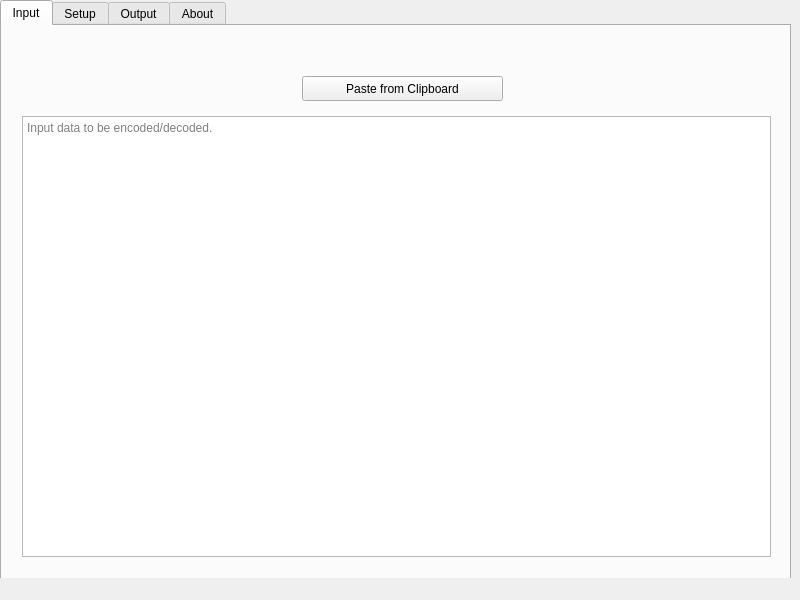
<?xml version="1.0" encoding="UTF-8"?>
<ui version="4.0">
 <author>Ninja Left</author>
 <class>MainWindow</class>
 <widget class="QMainWindow" name="MainWindow">
  <property name="windowModality">
   <enum>Qt::WindowModality::NonModal</enum>
  </property>
  <property name="enabled">
   <bool>true</bool>
  </property>
  <property name="geometry">
   <rect>
    <x>0</x>
    <y>0</y>
    <width>800</width>
    <height>600</height>
   </rect>
  </property>
  <property name="sizePolicy">
   <sizepolicy hsizetype="Fixed" vsizetype="Fixed">
    <horstretch>0</horstretch>
    <verstretch>0</verstretch>
   </sizepolicy>
  </property>
  <property name="minimumSize">
   <size>
    <width>800</width>
    <height>600</height>
   </size>
  </property>
  <property name="maximumSize">
   <size>
    <width>800</width>
    <height>600</height>
   </size>
  </property>
  <property name="mouseTracking">
   <bool>false</bool>
  </property>
  <property name="acceptDrops">
   <bool>false</bool>
  </property>
  <property name="windowTitle">
   <string>CRYPT GUI</string>
  </property>
  <property name="windowIcon">
   <iconset resource="resources.qrc">
    <normaloff>:/assets/icon.png</normaloff>:/assets/icon.png</iconset>
  </property>
  <property name="toolTip">
   <string/>
  </property>
  <property name="toolButtonStyle">
   <enum>Qt::ToolButtonStyle::ToolButtonTextBesideIcon</enum>
  </property>
  <property name="tabShape">
   <enum>QTabWidget::TabShape::Rounded</enum>
  </property>
  <property name="dockNestingEnabled">
   <bool>true</bool>
  </property>
  <property name="unifiedTitleAndToolBarOnMac">
   <bool>true</bool>
  </property>
  <widget class="QWidget" name="centralwidget">
   <property name="sizePolicy">
    <sizepolicy hsizetype="Fixed" vsizetype="Fixed">
     <horstretch>0</horstretch>
     <verstretch>0</verstretch>
    </sizepolicy>
   </property>
   <property name="minimumSize">
    <size>
     <width>800</width>
     <height>578</height>
    </size>
   </property>
   <property name="maximumSize">
    <size>
     <width>800</width>
     <height>578</height>
    </size>
   </property>
   <widget class="QTabWidget" name="tabWidget">
    <property name="enabled">
     <bool>true</bool>
    </property>
    <property name="geometry">
     <rect>
      <x>0</x>
      <y>0</y>
      <width>791</width>
      <height>581</height>
     </rect>
    </property>
    <property name="minimumSize">
     <size>
      <width>791</width>
      <height>581</height>
     </size>
    </property>
    <property name="maximumSize">
     <size>
      <width>791</width>
      <height>581</height>
     </size>
    </property>
    <property name="autoFillBackground">
     <bool>true</bool>
    </property>
    <property name="tabPosition">
     <enum>QTabWidget::TabPosition::North</enum>
    </property>
    <property name="tabShape">
     <enum>QTabWidget::TabShape::Rounded</enum>
    </property>
    <property name="currentIndex">
     <number>0</number>
    </property>
    <property name="documentMode">
     <bool>false</bool>
    </property>
    <property name="tabsClosable">
     <bool>false</bool>
    </property>
    <property name="movable">
     <bool>true</bool>
    </property>
    <property name="tabBarAutoHide">
     <bool>true</bool>
    </property>
    <widget class="QWidget" name="inputTab">
     <property name="minimumSize">
      <size>
       <width>787</width>
       <height>550</height>
      </size>
     </property>
     <property name="maximumSize">
      <size>
       <width>787</width>
       <height>550</height>
      </size>
     </property>
     <property name="accessibleName">
      <string>&amp;Input</string>
     </property>
     <attribute name="icon">
      <iconset resource="resources.qrc">
       <normaloff>:/assets/Login.png</normaloff>:/assets/Login.png</iconset>
     </attribute>
     <attribute name="title">
      <string>Input</string>
     </attribute>
     <widget class="QWidget" name="verticalLayoutWidget">
      <property name="geometry">
       <rect>
        <x>20</x>
        <y>90</y>
        <width>751</width>
        <height>441</height>
       </rect>
      </property>
      <layout class="QVBoxLayout" name="verticalLayout">
       <item>
        <widget class="QPlainTextEdit" name="inputText">
         <property name="minimumSize">
          <size>
           <width>749</width>
           <height>439</height>
          </size>
         </property>
         <property name="maximumSize">
          <size>
           <width>749</width>
           <height>449</height>
          </size>
         </property>
         <property name="backgroundVisible">
          <bool>false</bool>
         </property>
         <property name="placeholderText">
          <string>Input data to be encoded/decoded.</string>
         </property>
        </widget>
       </item>
      </layout>
     </widget>
     <widget class="QPushButton" name="btnPaste">
      <property name="geometry">
       <rect>
        <x>300</x>
        <y>50</y>
        <width>201</width>
        <height>25</height>
       </rect>
      </property>
      <property name="minimumSize">
       <size>
        <width>201</width>
        <height>25</height>
       </size>
      </property>
      <property name="maximumSize">
       <size>
        <width>201</width>
        <height>25</height>
       </size>
      </property>
      <property name="text">
       <string>Paste from Clipboard</string>
      </property>
      <property name="icon">
       <iconset theme="QIcon::ThemeIcon::EditPaste">
        <normaloff>../../../../../.designer/backup</normaloff>../../../../../.designer/backup</iconset>
      </property>
     </widget>
    </widget>
    <widget class="QWidget" name="setupTab">
     <property name="minimumSize">
      <size>
       <width>787</width>
       <height>550</height>
      </size>
     </property>
     <property name="maximumSize">
      <size>
       <width>787</width>
       <height>550</height>
      </size>
     </property>
     <attribute name="icon">
      <iconset resource="resources.qrc">
       <normaloff>:/assets/Configure.png</normaloff>:/assets/Configure.png</iconset>
     </attribute>
     <attribute name="title">
      <string>Setup</string>
     </attribute>
     <widget class="QPushButton" name="btnEncode">
      <property name="enabled">
       <bool>false</bool>
      </property>
      <property name="geometry">
       <rect>
        <x>650</x>
        <y>510</y>
        <width>121</width>
        <height>25</height>
       </rect>
      </property>
      <property name="minimumSize">
       <size>
        <width>121</width>
        <height>25</height>
       </size>
      </property>
      <property name="maximumSize">
       <size>
        <width>121</width>
        <height>25</height>
       </size>
      </property>
      <property name="text">
       <string>Encode/Encrypt</string>
      </property>
      <property name="icon">
       <iconset resource="resources.qrc">
        <normaloff>:/assets/Locked.png</normaloff>:/assets/Locked.png</iconset>
      </property>
     </widget>
     <widget class="QPushButton" name="btnDecode">
      <property name="enabled">
       <bool>false</bool>
      </property>
      <property name="geometry">
       <rect>
        <x>520</x>
        <y>510</y>
        <width>121</width>
        <height>25</height>
       </rect>
      </property>
      <property name="minimumSize">
       <size>
        <width>121</width>
        <height>25</height>
       </size>
      </property>
      <property name="maximumSize">
       <size>
        <width>121</width>
        <height>25</height>
       </size>
      </property>
      <property name="text">
       <string>Decode/Decrypt</string>
      </property>
      <property name="icon">
       <iconset resource="resources.qrc">
        <normaloff>:/assets/Unlocked.png</normaloff>:/assets/Unlocked.png</iconset>
      </property>
     </widget>
     <widget class="QComboBox" name="operationMode">
      <property name="geometry">
       <rect>
        <x>290</x>
        <y>50</y>
        <width>231</width>
        <height>25</height>
       </rect>
      </property>
      <property name="minimumSize">
       <size>
        <width>231</width>
        <height>25</height>
       </size>
      </property>
      <property name="maximumSize">
       <size>
        <width>231</width>
        <height>25</height>
       </size>
      </property>
      <property name="currentText">
       <string>None</string>
      </property>
      <property name="currentIndex">
       <number>0</number>
      </property>
      <property name="placeholderText">
       <string>No Operation Chosen</string>
      </property>
      <item>
       <property name="text">
        <string>None</string>
       </property>
      </item>
      <item>
       <property name="text">
        <string>Base16</string>
       </property>
      </item>
      <item>
       <property name="text">
        <string>Base32</string>
       </property>
      </item>
      <item>
       <property name="text">
        <string>Base85</string>
       </property>
      </item>
      <item>
       <property name="text">
        <string>Base64</string>
       </property>
      </item>
      <item>
       <property name="text">
        <string>Caesar Cipher</string>
       </property>
      </item>
      <item>
       <property name="text">
        <string>Morse Code</string>
       </property>
      </item>
      <item>
       <property name="text">
        <string>Baconian Cipher</string>
       </property>
      </item>
      <item>
       <property name="text">
        <string>Vigenere Cipher</string>
       </property>
      </item>
      <item>
       <property name="text">
        <string>MD5</string>
       </property>
      </item>
      <item>
       <property name="text">
        <string>MD5 CRYPT</string>
       </property>
      </item>
      <item>
       <property name="text">
        <string>SHA256</string>
       </property>
      </item>
      <item>
       <property name="text">
        <string>SHA256 CRYPT</string>
       </property>
      </item>
      <item>
       <property name="text">
        <string>SHA512</string>
       </property>
      </item>
      <item>
       <property name="text">
        <string>SHA512 CRYPT</string>
       </property>
      </item>
      <item>
       <property name="text">
        <string>bCrypt</string>
       </property>
      </item>
      <item>
       <property name="text">
        <string>Argon2</string>
       </property>
      </item>
      <item>
       <property name="text">
        <string>NT Hash</string>
       </property>
      </item>
      <item>
       <property name="text">
        <string>PBKDF2 SHA256</string>
       </property>
      </item>
      <item>
       <property name="text">
        <string>PBKDF2 SHA512</string>
       </property>
      </item>
     </widget>
     <widget class="QLabel" name="label">
      <property name="geometry">
       <rect>
        <x>340</x>
        <y>10</y>
        <width>131</width>
        <height>31</height>
       </rect>
      </property>
      <property name="minimumSize">
       <size>
        <width>131</width>
        <height>17</height>
       </size>
      </property>
      <property name="font">
       <font>
        <pointsize>16</pointsize>
       </font>
      </property>
      <property name="text">
       <string>Operation</string>
      </property>
      <property name="textInteractionFlags">
       <set>Qt::TextInteractionFlag::NoTextInteraction</set>
      </property>
     </widget>
     <widget class="QPushButton" name="btnBruteForce">
      <property name="enabled">
       <bool>false</bool>
      </property>
      <property name="geometry">
       <rect>
        <x>390</x>
        <y>510</y>
        <width>121</width>
        <height>25</height>
       </rect>
      </property>
      <property name="minimumSize">
       <size>
        <width>121</width>
        <height>25</height>
       </size>
      </property>
      <property name="maximumSize">
       <size>
        <width>121</width>
        <height>25</height>
       </size>
      </property>
      <property name="text">
       <string>Brute Force</string>
      </property>
      <property name="icon">
       <iconset resource="resources.qrc">
        <normaloff>:/assets/Crack.png</normaloff>:/assets/Crack.png</iconset>
      </property>
      <property name="autoDefault">
       <bool>false</bool>
      </property>
      <property name="flat">
       <bool>false</bool>
      </property>
     </widget>
     <widget class="QWidget" name="gridLayoutWidget">
      <property name="geometry">
       <rect>
        <x>20</x>
        <y>90</y>
        <width>751</width>
        <height>401</height>
       </rect>
      </property>
      <layout class="QGridLayout" name="gridLayout">
       <item row="2" column="1">
        <spacer name="verticalSpacer">
         <property name="orientation">
          <enum>Qt::Orientation::Vertical</enum>
         </property>
         <property name="sizeHint" stdset="0">
          <size>
           <width>20</width>
           <height>40</height>
          </size>
         </property>
        </spacer>
       </item>
       <item row="0" column="1">
        <widget class="QLineEdit" name="inputAlphabet">
         <property name="enabled">
          <bool>false</bool>
         </property>
         <property name="toolTip">
          <string>ABC...</string>
         </property>
         <property name="whatsThis">
          <string>Alphabet to be used.</string>
         </property>
         <property name="accessibleName">
          <string>Alphabet</string>
         </property>
         <property name="accessibleDescription">
          <string>Alphabet to be used.</string>
         </property>
         <property name="inputMask">
          <string/>
         </property>
         <property name="text">
          <string/>
         </property>
         <property name="frame">
          <bool>true</bool>
         </property>
         <property name="alignment">
          <set>Qt::AlignmentFlag::AlignLeading|Qt::AlignmentFlag::AlignLeft|Qt::AlignmentFlag::AlignVCenter</set>
         </property>
         <property name="placeholderText">
          <string>Alphabet to be used.</string>
         </property>
        </widget>
       </item>
       <item row="6" column="0">
        <widget class="QLabel" name="label_7">
         <property name="toolTip">
          <string>Keywords: SALT, INPUT | &quot;SALT+INPUT&quot; means there would be a plus sign between salt and input before hashing.</string>
         </property>
         <property name="whatsThis">
          <string>How to use the salt before hashing.</string>
         </property>
         <property name="accessibleName">
          <string>Salt Pattern</string>
         </property>
         <property name="accessibleDescription">
          <string>How to use the salt before hashing.</string>
         </property>
         <property name="text">
          <string>Salt Pattern</string>
         </property>
        </widget>
       </item>
       <item row="5" column="1">
        <widget class="QLineEdit" name="inputSalt">
         <property name="enabled">
          <bool>false</bool>
         </property>
         <property name="toolTip">
          <string>It is optional.</string>
         </property>
         <property name="whatsThis">
          <string>Salt to be used with the input.</string>
         </property>
         <property name="accessibleName">
          <string>Salt</string>
         </property>
         <property name="accessibleDescription">
          <string>Salt to be used with the input.</string>
         </property>
         <property name="placeholderText">
          <string>A salt for the hash; Could be left empty.</string>
         </property>
        </widget>
       </item>
       <item row="6" column="1">
        <widget class="QLineEdit" name="inputSaltPattern">
         <property name="enabled">
          <bool>false</bool>
         </property>
         <property name="toolTip">
          <string>Keywords: SALT, INPUT | &quot;SALT+INPUT&quot; means there would be a plus sign between salt and input before hashing.</string>
         </property>
         <property name="whatsThis">
          <string>How to use the salt before hashing.</string>
         </property>
         <property name="accessibleName">
          <string>Salt Pattern</string>
         </property>
         <property name="accessibleDescription">
          <string>How to use the salt before hashing.</string>
         </property>
         <property name="text">
          <string/>
         </property>
         <property name="placeholderText">
          <string>How to use the salt before hashing. Default is SALT+INPUT</string>
         </property>
        </widget>
       </item>
       <item row="5" column="0">
        <widget class="QLabel" name="label_6">
         <property name="toolTip">
          <string>It is optional.</string>
         </property>
         <property name="whatsThis">
          <string>Salt to be used with the input.</string>
         </property>
         <property name="accessibleName">
          <string>Salt</string>
         </property>
         <property name="text">
          <string>Salt</string>
         </property>
         <property name="alignment">
          <set>Qt::AlignmentFlag::AlignCenter</set>
         </property>
        </widget>
       </item>
       <item row="1" column="1">
        <widget class="QLineEdit" name="inputKey">
         <property name="enabled">
          <bool>false</bool>
         </property>
         <property name="toolTip">
          <string>Usually a number, word(s), or a set of chatacters</string>
         </property>
         <property name="whatsThis">
          <string>Key to be used for Encryption/Decryption.</string>
         </property>
         <property name="accessibleName">
          <string>Key</string>
         </property>
         <property name="accessibleDescription">
          <string>Key to be used for Encryption/Decryption.</string>
         </property>
         <property name="layoutDirection">
          <enum>Qt::LayoutDirection::LeftToRight</enum>
         </property>
         <property name="placeholderText">
          <string>Key to be used for Encryption/Decryption.</string>
         </property>
        </widget>
       </item>
       <item row="1" column="0">
        <widget class="QLabel" name="label_5">
         <property name="toolTip">
          <string>Key to be used for Encryption/Decryption.</string>
         </property>
         <property name="whatsThis">
          <string>Key to be used for Encryption/Decryption.</string>
         </property>
         <property name="accessibleName">
          <string>Key</string>
         </property>
         <property name="accessibleDescription">
          <string>Key to be used for Encryption/Decryption.</string>
         </property>
         <property name="text">
          <string>Key</string>
         </property>
         <property name="alignment">
          <set>Qt::AlignmentFlag::AlignCenter</set>
         </property>
        </widget>
       </item>
       <item row="4" column="1">
        <widget class="QLineEdit" name="inputPlainText">
         <property name="enabled">
          <bool>false</bool>
         </property>
         <property name="toolTip">
          <string>Plain text of hashed input for verification.</string>
         </property>
         <property name="whatsThis">
          <string>Plain text of hashed input for verification.</string>
         </property>
         <property name="accessibleName">
          <string>Plain Text</string>
         </property>
         <property name="accessibleDescription">
          <string>Plain text of hashed input for verification.</string>
         </property>
         <property name="placeholderText">
          <string>For verification</string>
         </property>
        </widget>
       </item>
       <item row="4" column="0">
        <widget class="QLabel" name="label_8">
         <property name="text">
          <string>Plain Text</string>
         </property>
         <property name="alignment">
          <set>Qt::AlignmentFlag::AlignCenter</set>
         </property>
        </widget>
       </item>
       <item row="0" column="0">
        <widget class="QLabel" name="label_4">
         <property name="toolTip">
          <string>Alphabet to be used.</string>
         </property>
         <property name="whatsThis">
          <string>Alphabet to be used.</string>
         </property>
         <property name="accessibleName">
          <string>Alphabet</string>
         </property>
         <property name="accessibleDescription">
          <string>Alphabet to be used.</string>
         </property>
         <property name="text">
          <string>Alphabet</string>
         </property>
         <property name="textFormat">
          <enum>Qt::TextFormat::PlainText</enum>
         </property>
         <property name="alignment">
          <set>Qt::AlignmentFlag::AlignCenter</set>
         </property>
        </widget>
       </item>
       <item row="3" column="0">
        <widget class="QLabel" name="label_9">
         <property name="text">
          <string>Rounds</string>
         </property>
         <property name="alignment">
          <set>Qt::AlignmentFlag::AlignCenter</set>
         </property>
        </widget>
       </item>
       <item row="3" column="1">
        <widget class="QLineEdit" name="inputRounds">
         <property name="enabled">
          <bool>false</bool>
         </property>
         <property name="toolTip">
          <string>A number; The default changes based on selected operation.</string>
         </property>
         <property name="whatsThis">
          <string>Hash rounds</string>
         </property>
         <property name="accessibleName">
          <string>Rounds</string>
         </property>
         <property name="accessibleDescription">
          <string>A number; The default changes based on selected operation.</string>
         </property>
         <property name="placeholderText">
          <string>For bCrypt, Argon2, &amp; PBKDF2</string>
         </property>
        </widget>
       </item>
      </layout>
     </widget>
    </widget>
    <widget class="QWidget" name="outputTab">
     <property name="minimumSize">
      <size>
       <width>787</width>
       <height>550</height>
      </size>
     </property>
     <property name="maximumSize">
      <size>
       <width>787</width>
       <height>550</height>
      </size>
     </property>
     <attribute name="icon">
      <iconset resource="resources.qrc">
       <normaloff>:/assets/Logout.png</normaloff>:/assets/Logout.png</iconset>
     </attribute>
     <attribute name="title">
      <string>Output</string>
     </attribute>
     <widget class="QWidget" name="verticalLayoutWidget_2">
      <property name="geometry">
       <rect>
        <x>20</x>
        <y>90</y>
        <width>751</width>
        <height>441</height>
       </rect>
      </property>
      <layout class="QVBoxLayout" name="verticalLayout_2">
       <item>
        <widget class="QPlainTextEdit" name="outputText">
         <property name="minimumSize">
          <size>
           <width>749</width>
           <height>439</height>
          </size>
         </property>
         <property name="maximumSize">
          <size>
           <width>749</width>
           <height>439</height>
          </size>
         </property>
         <property name="focusPolicy">
          <enum>Qt::FocusPolicy::NoFocus</enum>
         </property>
         <property name="verticalScrollBarPolicy">
          <enum>Qt::ScrollBarPolicy::ScrollBarAsNeeded</enum>
         </property>
         <property name="undoRedoEnabled">
          <bool>false</bool>
         </property>
         <property name="plainText">
          <string/>
         </property>
         <property name="textInteractionFlags">
          <set>Qt::TextInteractionFlag::NoTextInteraction</set>
         </property>
         <property name="backgroundVisible">
          <bool>false</bool>
         </property>
         <property name="placeholderText">
          <string>Decoded/Encoded data would be displayed here.</string>
         </property>
        </widget>
       </item>
      </layout>
     </widget>
     <widget class="QPushButton" name="btnCopy">
      <property name="geometry">
       <rect>
        <x>300</x>
        <y>50</y>
        <width>201</width>
        <height>25</height>
       </rect>
      </property>
      <property name="minimumSize">
       <size>
        <width>201</width>
        <height>25</height>
       </size>
      </property>
      <property name="maximumSize">
       <size>
        <width>201</width>
        <height>25</height>
       </size>
      </property>
      <property name="text">
       <string>Copy to Clipboard</string>
      </property>
      <property name="icon">
       <iconset theme="QIcon::ThemeIcon::EditCopy">
        <normaloff>../../../../../.designer/backup</normaloff>../../../../../.designer/backup</iconset>
      </property>
      <property name="shortcut">
       <string>Ctrl+Shift+C</string>
      </property>
      <property name="default">
       <bool>false</bool>
      </property>
      <property name="flat">
       <bool>false</bool>
      </property>
     </widget>
    </widget>
    <widget class="QWidget" name="aboutTab">
     <attribute name="icon">
      <iconset resource="resources.qrc">
       <normaloff>:/assets/icon.png</normaloff>:/assets/icon.png</iconset>
     </attribute>
     <attribute name="title">
      <string>About</string>
     </attribute>
     <widget class="QWidget" name="verticalLayoutWidget_3">
      <property name="geometry">
       <rect>
        <x>20</x>
        <y>10</y>
        <width>751</width>
        <height>521</height>
       </rect>
      </property>
      <layout class="QVBoxLayout" name="verticalLayout_3">
       <item>
        <widget class="QLabel" name="label_2">
         <property name="font">
          <font>
           <pointsize>26</pointsize>
          </font>
         </property>
         <property name="text">
          <string>CRYPT GUI</string>
         </property>
         <property name="alignment">
          <set>Qt::AlignmentFlag::AlignHCenter|Qt::AlignmentFlag::AlignTop</set>
         </property>
        </widget>
       </item>
       <item>
        <widget class="QLabel" name="label_3">
         <property name="text">
          <string>Licenses</string>
         </property>
         <property name="alignment">
          <set>Qt::AlignmentFlag::AlignCenter</set>
         </property>
        </widget>
       </item>
       <item>
        <widget class="QTextBrowser" name="textBrowser">
         <property name="documentTitle">
          <string>GNU General Public License v3.0</string>
         </property>
         <property name="html">
          <string>&lt;!DOCTYPE HTML PUBLIC &quot;-//W3C//DTD HTML 4.0//EN&quot; &quot;http://www.w3.org/TR/REC-html40/strict.dtd&quot;&gt;
&lt;html&gt;&lt;head&gt;&lt;meta name=&quot;qrichtext&quot; content=&quot;1&quot; /&gt;&lt;meta charset=&quot;utf-8&quot; /&gt;&lt;title&gt;GNU General Public License v3.0&lt;/title&gt;&lt;style type=&quot;text/css&quot;&gt;
p, li { white-space: pre-wrap; }
hr { height: 1px; border-width: 0; }
li.unchecked::marker { content: &quot;\2610&quot;; }
li.checked::marker { content: &quot;\2612&quot;; }
&lt;/style&gt;&lt;/head&gt;&lt;body style=&quot; font-family:'Sans Serif'; font-size:9pt; font-weight:400; font-style:normal;&quot;&gt;
&lt;p style=&quot; margin-top:1px; margin-bottom:1px; margin-left:0px; margin-right:0px; -qt-block-indent:0; text-indent:0px;&quot;&gt;CRYPT GUI, A Collection of tools, is licensed under GPL v3.0 Copyright (c) 2024 Ninja Left&lt;/p&gt;
&lt;p style=&quot; margin-top:1px; margin-bottom:1px; margin-left:0px; margin-right:0px; -qt-block-indent:0; text-indent:0px;&quot;&gt;CRYPT was built using Python 3.11, Qt Designer &amp;amp; Pyside6.&lt;/p&gt;
&lt;p style=&quot; margin-top:1px; margin-bottom:1px; margin-left:0px; margin-right:0px; -qt-block-indent:0; text-indent:0px;&quot;&gt;Some functions used in this software are from &lt;a href=&quot;https://github.com/TheAlgorithms/Python&quot;&gt;&lt;span style=&quot; text-decoration: underline; color:#b85b6a;&quot;&gt;This Repository&lt;/span&gt;&lt;/a&gt;&lt;/p&gt;
&lt;p style=&quot; margin-top:1px; margin-bottom:1px; margin-left:0px; margin-right:0px; -qt-block-indent:0; text-indent:0px;&quot;&gt;&lt;span style=&quot; color:#ffffff;&quot;&gt;and are licensed under MIT Copyright (c) 2016-2024 TheAlgorithms and contributors.&lt;/span&gt;&lt;/p&gt;
&lt;p style=&quot;-qt-paragraph-type:empty; margin-top:1px; margin-bottom:1px; margin-left:0px; margin-right:0px; -qt-block-indent:0; text-indent:0px;&quot;&gt;&lt;br /&gt;&lt;/p&gt;
&lt;p style=&quot; margin-top:1px; margin-bottom:1px; margin-left:0px; margin-right:0px; -qt-block-indent:0; text-indent:0px;&quot;&gt;&lt;span style=&quot; font-family:'monospace'; color:#ffffff;&quot;&gt;Icons:&lt;/span&gt;&lt;/p&gt;
&lt;p style=&quot; margin-top:1px; margin-bottom:1px; margin-left:0px; margin-right:0px; -qt-block-indent:0; text-indent:0px;&quot;&gt;&lt;a href=&quot;https://www.flaticon.com/free-icon/configuration_9780271&quot;&gt;&lt;span style=&quot; text-decoration: underline; color:#b85b6a;&quot;&gt;Configure icon by afif fudin - Flaticon&lt;/span&gt;&lt;/a&gt;&lt;/p&gt;
&lt;p style=&quot; margin-top:1px; margin-bottom:1px; margin-left:0px; margin-right:0px; -qt-block-indent:0; text-indent:0px;&quot;&gt;&lt;a href=&quot;https://www.flaticon.com/free-icon/login_5729989&quot;&gt;&lt;span style=&quot; text-decoration: underline; color:#b85b6a;&quot;&gt;Login icon by FR_Media - Flaticon&lt;/span&gt;&lt;/a&gt;&lt;/p&gt;
&lt;p style=&quot; margin-top:1px; margin-bottom:1px; margin-left:0px; margin-right:0px; -qt-block-indent:0; text-indent:0px;&quot;&gt;&lt;a href=&quot;https://www.flaticon.com/free-icon/logout_5729988&quot;&gt;&lt;span style=&quot; text-decoration: underline; color:#b85b6a;&quot;&gt;Logout icon by FR_Media - Flaticon&lt;/span&gt;&lt;/a&gt;&lt;/p&gt;
&lt;p style=&quot; margin-top:1px; margin-bottom:1px; margin-left:0px; margin-right:0px; -qt-block-indent:0; text-indent:0px;&quot;&gt;&lt;a href=&quot;https://www.flaticon.com/free-icon/lock_2549910&quot;&gt;&lt;span style=&quot; text-decoration: underline; color:#b85b6a;&quot;&gt;Locked icon by Aswell Studio - Flaticon&lt;/span&gt;&lt;/a&gt;&lt;/p&gt;
&lt;p style=&quot; margin-top:1px; margin-bottom:1px; margin-left:0px; margin-right:0px; -qt-block-indent:0; text-indent:0px;&quot;&gt;&lt;a href=&quot;https://www.flaticon.com/free-icon/unlock_2549951&quot;&gt;&lt;span style=&quot; text-decoration: underline; color:#b85b6a;&quot;&gt;Unlocked icon by Aswell Studio - Flaticon&lt;/span&gt;&lt;/a&gt;&lt;/p&gt;
&lt;p style=&quot; margin-top:1px; margin-bottom:1px; margin-left:0px; margin-right:0px; -qt-block-indent:0; text-indent:0px;&quot;&gt;&lt;a href=&quot;https://www.flaticon.com/free-icon/unsecure_5690981&quot;&gt;&lt;span style=&quot; text-decoration: underline; color:#b85b6a;&quot;&gt;Unsecure icon by juicy_fish - Flaticon&lt;/span&gt;&lt;/a&gt;&lt;/p&gt;
&lt;p style=&quot; margin-top:1px; margin-bottom:1px; margin-left:0px; margin-right:0px; -qt-block-indent:0; text-indent:0px;&quot;&gt;&lt;a href=&quot;https://www.flaticon.com/free-icon/search_1828057&quot;&gt;&lt;span style=&quot; text-decoration: underline; color:#b85b6a;&quot;&gt;Search icon by Pixel Perfect - Flaticon&lt;/span&gt;&lt;/a&gt;&lt;/p&gt;&lt;/body&gt;&lt;/html&gt;</string>
         </property>
         <property name="openLinks">
          <bool>false</bool>
         </property>
        </widget>
       </item>
      </layout>
     </widget>
    </widget>
   </widget>
  </widget>
  <action name="actionCopy">
   <property name="icon">
    <iconset theme="QIcon::ThemeIcon::EditCopy">
     <normaloff>../../../../../.designer/backup</normaloff>../../../../../.designer/backup</iconset>
   </property>
   <property name="text">
    <string>Copy</string>
   </property>
   <property name="shortcut">
    <string>Ctrl+Shift+C</string>
   </property>
   <property name="menuRole">
    <enum>QAction::MenuRole::NoRole</enum>
   </property>
  </action>
  <action name="actionPaste">
   <property name="icon">
    <iconset theme="QIcon::ThemeIcon::EditPaste">
     <normaloff>../../../../../.designer/backup</normaloff>../../../../../.designer/backup</iconset>
   </property>
   <property name="text">
    <string>Paste</string>
   </property>
   <property name="shortcut">
    <string>Ctrl+Shift+V</string>
   </property>
   <property name="menuRole">
    <enum>QAction::MenuRole::NoRole</enum>
   </property>
  </action>
  <action name="actionEncode">
   <property name="text">
    <string>Encode</string>
   </property>
   <property name="menuRole">
    <enum>QAction::MenuRole::NoRole</enum>
   </property>
  </action>
  <action name="actionDecode">
   <property name="text">
    <string>Decode</string>
   </property>
   <property name="menuRole">
    <enum>QAction::MenuRole::NoRole</enum>
   </property>
  </action>
  <action name="actionBrute">
   <property name="text">
    <string>Brute</string>
   </property>
   <property name="menuRole">
    <enum>QAction::MenuRole::NoRole</enum>
   </property>
  </action>
  <action name="actionOperationChanged">
   <property name="text">
    <string>OperationChanged</string>
   </property>
   <property name="toolTip">
    <string>OperationChanged</string>
   </property>
  </action>
 </widget>
 <tabstops>
  <tabstop>tabWidget</tabstop>
  <tabstop>btnPaste</tabstop>
  <tabstop>inputText</tabstop>
  <tabstop>operationMode</tabstop>
  <tabstop>btnEncode</tabstop>
  <tabstop>btnDecode</tabstop>
  <tabstop>btnBruteForce</tabstop>
  <tabstop>btnCopy</tabstop>
 </tabstops>
 <resources>
  <include location="resources.qrc"/>
 </resources>
 <connections>
  <connection>
   <sender>btnCopy</sender>
   <signal>clicked()</signal>
   <receiver>actionCopy</receiver>
   <slot>trigger()</slot>
   <hints>
    <hint type="sourcelabel">
     <x>402</x>
     <y>91</y>
    </hint>
    <hint type="destinationlabel">
     <x>-1</x>
     <y>-1</y>
    </hint>
   </hints>
  </connection>
  <connection>
   <sender>btnPaste</sender>
   <signal>clicked()</signal>
   <receiver>actionPaste</receiver>
   <slot>trigger()</slot>
   <hints>
    <hint type="sourcelabel">
     <x>402</x>
     <y>91</y>
    </hint>
    <hint type="destinationlabel">
     <x>-1</x>
     <y>-1</y>
    </hint>
   </hints>
  </connection>
  <connection>
   <sender>btnEncode</sender>
   <signal>clicked()</signal>
   <receiver>actionEncode</receiver>
   <slot>trigger()</slot>
   <hints>
    <hint type="sourcelabel">
     <x>712</x>
     <y>551</y>
    </hint>
    <hint type="destinationlabel">
     <x>-1</x>
     <y>-1</y>
    </hint>
   </hints>
  </connection>
  <connection>
   <sender>btnDecode</sender>
   <signal>clicked()</signal>
   <receiver>actionDecode</receiver>
   <slot>trigger()</slot>
   <hints>
    <hint type="sourcelabel">
     <x>582</x>
     <y>551</y>
    </hint>
    <hint type="destinationlabel">
     <x>-1</x>
     <y>-1</y>
    </hint>
   </hints>
  </connection>
  <connection>
   <sender>btnBruteForce</sender>
   <signal>clicked()</signal>
   <receiver>actionBrute</receiver>
   <slot>trigger()</slot>
   <hints>
    <hint type="sourcelabel">
     <x>452</x>
     <y>551</y>
    </hint>
    <hint type="destinationlabel">
     <x>-1</x>
     <y>-1</y>
    </hint>
   </hints>
  </connection>
  <connection>
   <sender>operationMode</sender>
   <signal>currentIndexChanged(int)</signal>
   <receiver>actionOperationChanged</receiver>
   <slot>trigger()</slot>
   <hints>
    <hint type="sourcelabel">
     <x>407</x>
     <y>91</y>
    </hint>
    <hint type="destinationlabel">
     <x>-1</x>
     <y>-1</y>
    </hint>
   </hints>
  </connection>
 </connections>
</ui>
